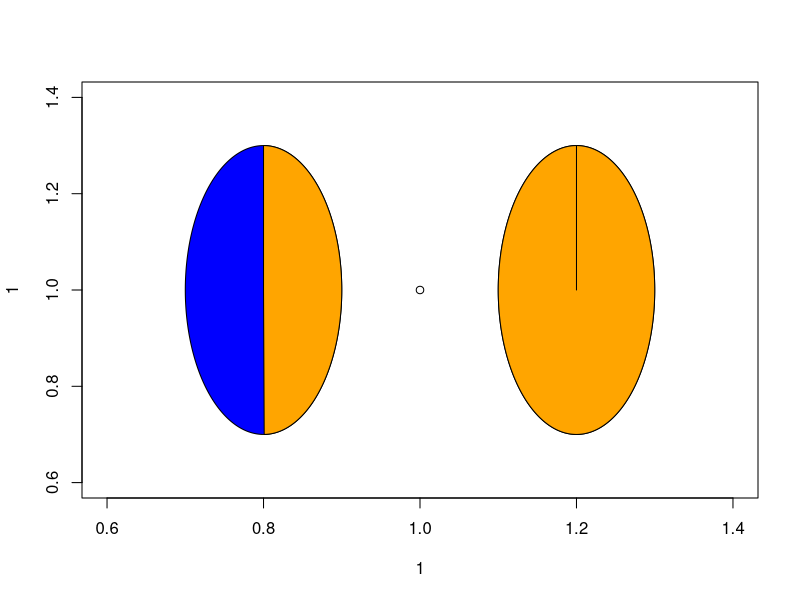

The R script that drew this image:
tinyCirle<-function(radius.x,
                    radius.y,
                    centerPoint=c(0,0))
{
 
  # radius.x=5
  # radius.y=4 
  # centerPoint=c(1,1)
  
  npts=360
  circ<-seq(0,2*pi,len=npts)
  circle<-matrix(c(centerPoint[1]+radius.x * cos(circ), 
                   centerPoint[2]+radius.y*sin(circ), rep(1,npts)),
                 nrow=npts)
  circle<-rbind(circle, circle[1,])
  dimnames(circle)<-list(NULL, c("x","y","hc"))
  return(circle)
  
}


tinyCirleSegment<-function(radius.x,
                           radius.y,
                           centerPoint=c(0,0), 
                           angle=180)
{
  
  # radius.x=0.1 
  # radius.y=0.1 
  # centerPoint=c(1,1)
  # angle=45

  npts=360
  circ<-seq(0,2*pi,len=npts)
  circle<-matrix(c(centerPoint[1]+radius.x * sin(circ), 
                   centerPoint[2]+radius.y * cos(circ)),
                 nrow=npts)
 
  circle<-rbind(centerPoint,circle[1:angle,],centerPoint)
  dimnames(circle)<-list(NULL, c("x","y"))
  return(circle)
}


tinyPieChart=function(radius.x, 
                      radius.y,
                      percentage=0.5, 
                      centerPoint=c(0,0), 
                      colVec=c("blue", "orange"))
{
  angle<-percentage*360
  a<-tinyCirle(radius.x=radius.x, radius.y=radius.y, centerPoint=centerPoint)
  b<-tinyCirleSegment(radius.x=radius.x, radius.y=radius.y,angle=angle, centerPoint=centerPoint)
  polygon(a, col=colVec[1])
  polygon(b, col=colVec[2])
  
}
plot(1,1)
tinyPieChart(radius.x=0.1, radius.y=0.3, centerPoint=c(0.8,1))
tinyPieChart(radius.x=0.1, radius.y=0.3,percentage=1,  centerPoint=c(1.2,1))


